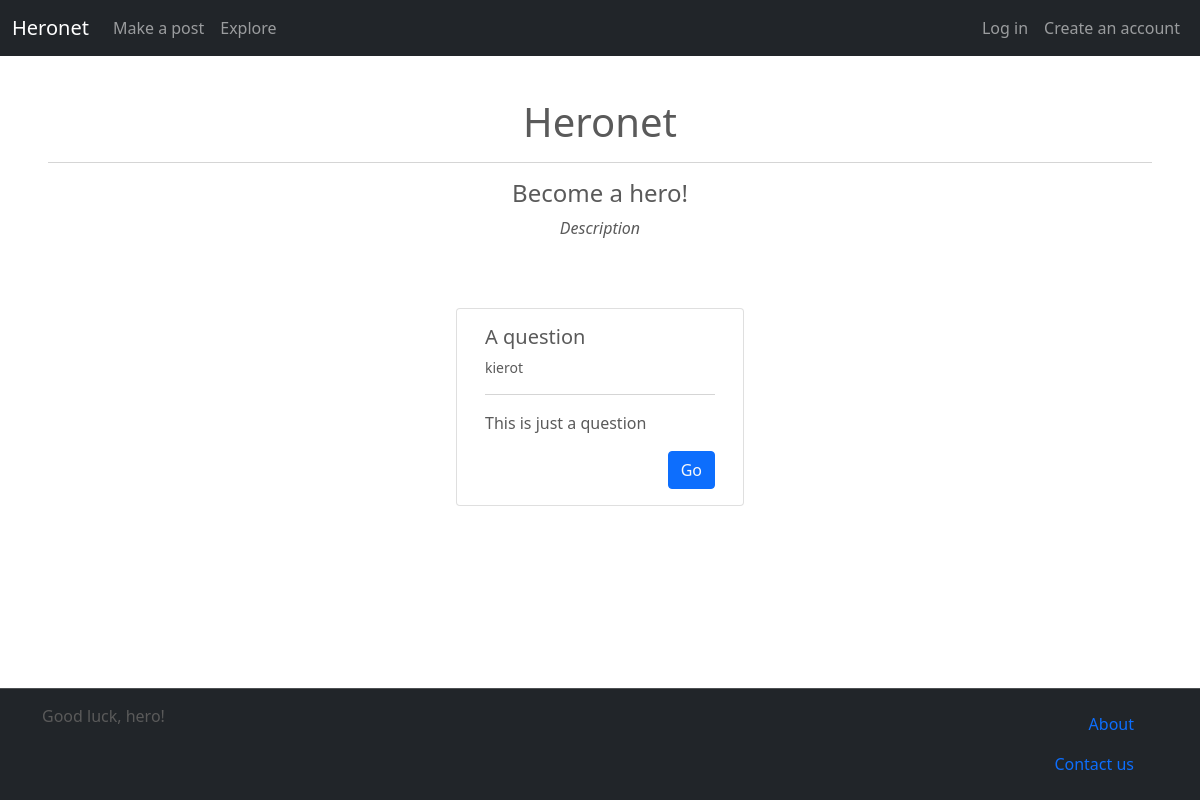
/, run on an earlier commit of the app's database.
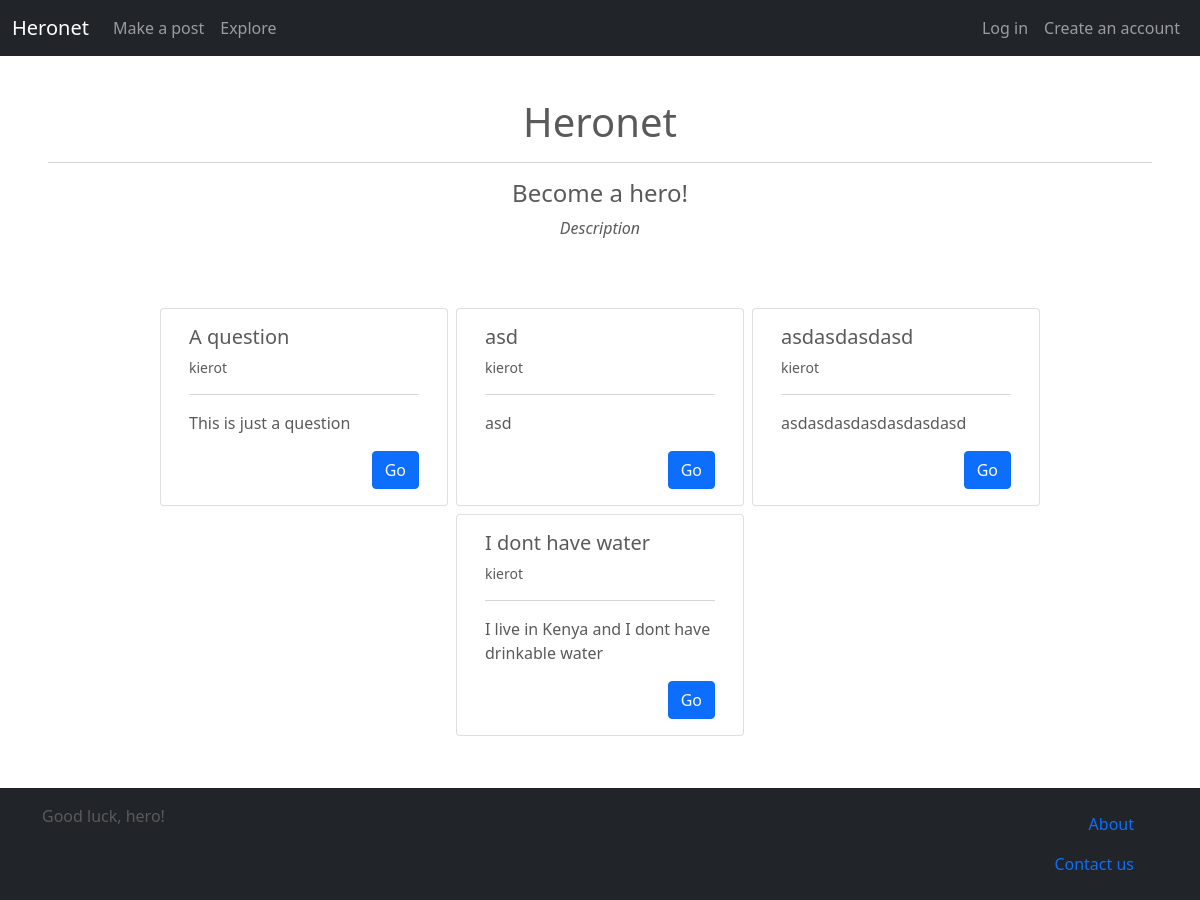
And on a later commit of the database.
### main/models.py (models this page shows, shortened)
class Post(models.Model):
    title = models.CharField(max_length=120)
    text = models.CharField(max_length=2000)
    author = models.ForeignKey(User, on_delete=models.PROTECT)
    reply_post = models.IntegerField(null=True, blank=True)
    reply_tab = models.IntegerField(null=True, blank=True)

### main/views.py (the view)
# urls.py: 2. Add a URL to urlpatterns:  path('', views.home, name='home')
def home(request):
    posts = Post.objects.all().filter(reply_post=None)
    content = {
        'posts':posts,
    }
    return render(request, 'index.html', content)

### main/templates/index.html (shortened to what this page needs)
{% extends 'base.html' %}
{% block content %}
<div class='container'>
    <div class="row text-center">
        <h1 class='mb-3'>Heronet</h1>
        <hr>
        <h4>Become a hero!</h4>
        <p><i>Description</i></p>
    </div>
    <div class='d-flex row mt-5 justify-content-center'>
        {% for post in posts %}
            {% include 'builder/post_prev.html' %}
        {% endfor %}
    </div>
</div>
{% endblock %}

### main/templates/builder/post_prev.html (shortened to what this page needs)
<div class="card m-1 post-preview" style="width: 18rem;" onclick="{% if selected == 'focused' %}focused(this){% endif %}">
    <div class="card-body">
        <div class='row'>
            <h5 class="card-title">{{post.title}}</h5>
            <small>{{post.author}}</small>
        </div>
        <hr>
        <p class="card-text">{{post.text}}</p>
        <div class='d-flex justify-content-end'>
            <a href="{% url 'post' id=post.id %}" class='btn btn-primary text-light'>Go</a>
        </div>
    </div>
</div>

What changed in the data, as far as the page shows it:
added Post: title "asd", author "kierot", text "asd"
added Post: title "asdasdasdasd", author "kierot", text "asdasdasdasdasdasdasd"
added Post: title "I dont have water", author "kierot", text "I live in Kenya and I dont have drinkable water"
